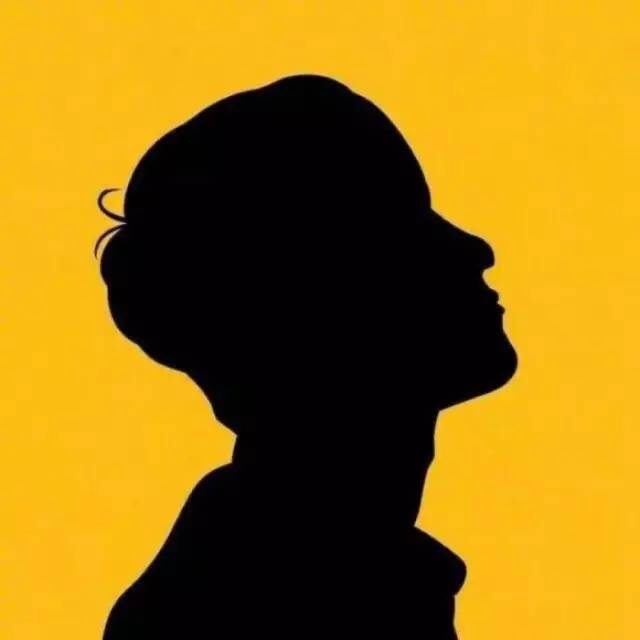
#> input picture picture/P1_original.jpg, 640 x 640 px, found by its file name
$ python Problem_00.py
#> lines starting #> are read from the running program, lines starting #| are printed output that depends on the picture
"""
第 0000 题： 将你的 QQ 头像（或者微博头像）右上角加上红色的数字，类似于微信未读信息数量那种提示效果。 类似于图中效果
"""
from PIL import Image, ImageDraw, ImageFont


font_path=r"C:\Windows\Fonts\Agency FB\AGENCYR.TTF"
image_path=r"F:\file_py\Homework_HouLinjie\picture\\"
image_without_number="P1_original.jpg"
image_with_number="P1_finished.jpg"

image=Image.open(image_path+image_without_number,'r')
#> image is the input picture: PIL image 640x640 RGB; mean R, G, B 151.9, 113.4, 16.1

w,h=image.size
#> w = 640; h = 640

font = ImageFont.truetype(font_path, int(h/4))

ImageDraw.Draw(image).pieslice([((w/3)*2,0),(w,h/3)], 0,360, fill = 'white')
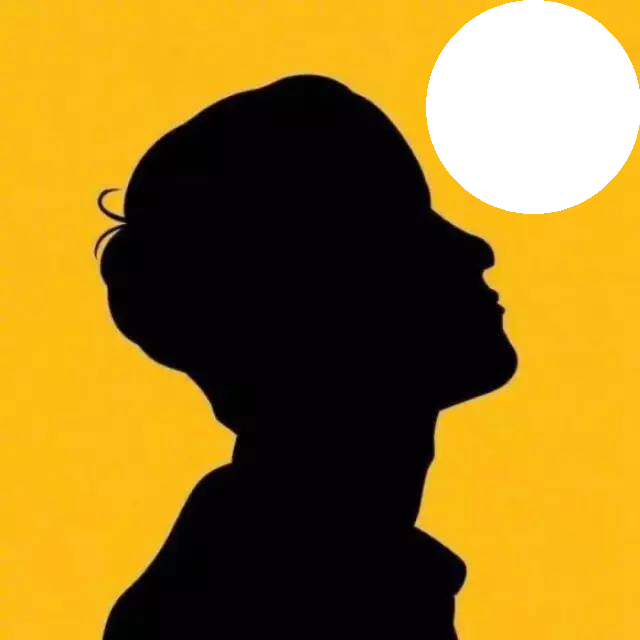
#> image: PIL image 640x640 RGB; mean R, G, B 152.2, 119.2, 36.7
ImageDraw.Draw(image).text((w*0.73,h*0.02), '03', font = font, fill = 'red')

# image.show()
image.save(image_path + image_with_number)
